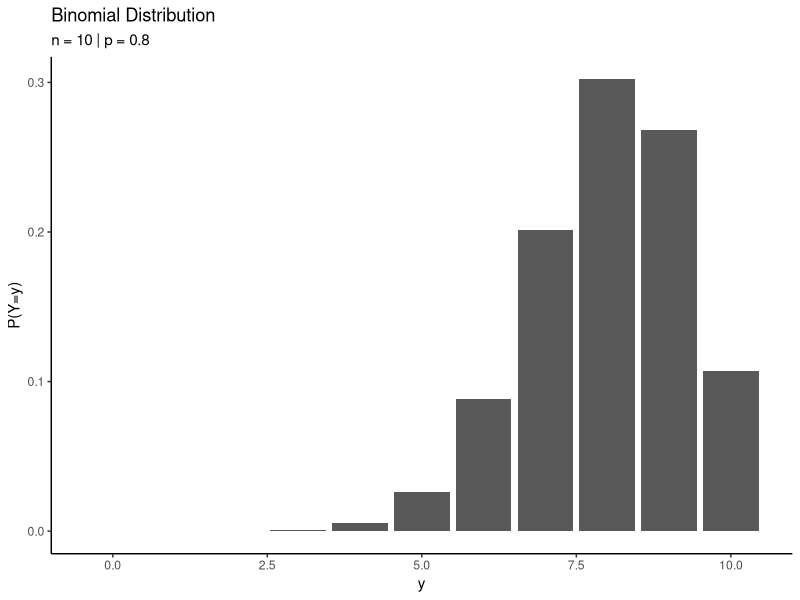

Generate this figure with R: (Note: this script raises an error after producing the figure.)
library(dplyr)
library(ggplot2)

# Binomial Random Variable (Y)
# Across some n "trials", Y captures the number of "successes"
# assuming some probability p of success

# Visualizing Binomial Distributions -------------------------------------------

p  <- 0.8                        # Parameter: Success probability
n  <- 10                         # Parameter: Number of trials
y  <- 0:n                        # Possible successes
P_y <- dbinom(y, size=n, prob=p) # Probability mass function P(Y=y)

tibble(y, P_y) %>%
  ggplot(aes(x=y, y=P_y)) +
  geom_bar(stat="identity") +
  labs(x="y", y="P(Y=y)") +
  labs(title="Binomial Distribution",
       subtitle=paste("n =", n, "| p =", p)) +
  theme_classic()

# Simulating from Binomial Distributions ---------------------------------------
## Suppose we magically knew that Donald Trump had a population approval rating of 42%.  
## Equivalently, 0.42 of the population approves of Trump. 

set.seed(4716) ## Fun fact: this ensures that simulations are replicable

## Draw a random sample of 1000 respondents where Y = number who support Trump. 
Y <- rbinom(TODO, size=TODO, prob=TODO)

## How do we infer the proportion of the population who supports Trump from this sample?
prop_approve <- TODO

## 1. How can we simulate 100 repeated samples of 1000 respondents? 
Y_repeated_100 <- rbinom(TODO, size=TODO, prob=0.42)

## Visualize the resulting distribution of % approve.
tibble(approval=Y_repeated_100) %>%
  mutate(prop_approve=TODO) %>% ## Hint: same operation as on line 31!
  ggplot(aes(x=prop_approve)) +
  geom_histogram(bins=100) +
  scale_x_continuous(limits = c(0.3, 0.5)) +
  theme_classic()

## 2. What about 10,000 repeated samples? 
Y_repeated_10k <- rbinom(TODO, size=TODO, prob=0.42)

## Visualize the resulting distribution of % approve. 
## How does it compare to before?
tibble(approval=Y_repeated_10k) %>%
  mutate(prop_approve=TODO) %>% ## Hint: same operation as on line 31!
  ggplot(aes(x=prop_approve)) +
  geom_histogram(bins=100) +
  scale_x_continuous(limits = c(0.3, 0.5)) +
  theme_classic()

## 3. What about 100 repeated samples of 10,000 respondents?
Y_10k_repeated_100 <- rbinom(TODO, size=TODO, prob=0.42)

## Visualize the resulting distribution of % approve. 
## How does it compare to before?
tibble(approval=Y_10k_repeated_100) %>%
  mutate(prop_approve=TODO) %>% ## Hint: same operation as on line 31!
  ggplot(aes(x=prop_approve)) +
  geom_histogram(bins=100) +
  scale_x_continuous(limits = c(0.3, 0.5)) +
  theme_classic()
